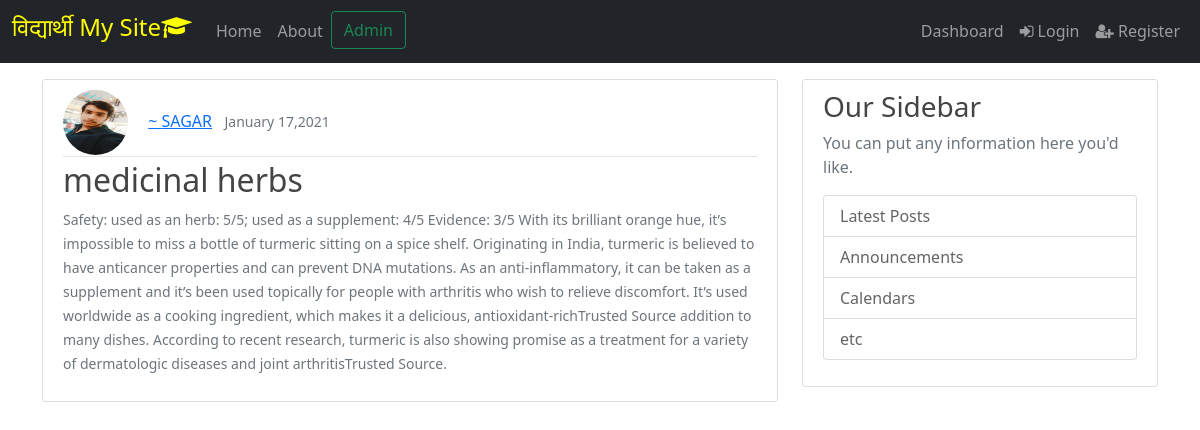
Screenshot of /post/3/ with the database file from the repository.
### blog/models.py (models this page shows, shortened)
class Post(models.Model):
    title=models.CharField(max_length=100)
    content=models.TextField()
    date_posted=models.DateTimeField(default=timezone.now)
    author=models.ForeignKey(User,on_delete=models.CASCADE)  #Foreign key because one author can have multiple posts

### users/models.py (models this page shows, shortened)
class Profile(models.Model):
    user=models.OneToOneField(User,on_delete=models.CASCADE)
    Phone_no=models.TextField(blank=True)
    image=models.ImageField(default='default.jpg',upload_to='profile_pics')

### blog/views.py (the view)
# urls.py: path('post/<int:pk>/',PostDetailView.as_view(),name='post-detail'),
class PostDetailView(DetailView): #Detail view will be looking in default template name=>  #<app>/<model>_<viewtype>.html   i.e  blog/post_detail.html
    model=Post

### templates/blog/post_detail.html (shortened to what this page needs)
{% extends 'blog/base.html' %}
{%  load static %}
{% block content %}
    <article class="media content-section">
        <div class="media-body">
          <div class="article-metadata">
            <img class="rounded-circle article-img"  src="{{object.author.profile.image.url}}">
            <a class="mr-2" href="#">~ {{ object.author.username | upper}}</a> &nbsp; <small class="text-muted">{{ object.date_posted | date:"F d,Y" }} </small>
          </div>
          <h2 class="article-title" style="text-decoration: None;">{{object.title }}</h2>
          <small class="text-muted">{{ object.content }}</small>
        </div>
      </article>
{% endblock content %}

### templates/blog/base.html (shortened to what this page needs)
{% load static %}
<!DOCTYPE html>
<html>
<head>
    <link rel="stylesheet" type="text/css" href="{% static 'blog/main.css' %}">
    <link href="https://cdn.jsdelivr.net/npm/bootstrap@5.0.0-beta1/dist/css/bootstrap.min.css" rel="stylesheet">
</head>
<body>
    {% include 'partials/navbar.html' %}
      <main role="main" class="container">
        <div class="row">
          <div class="col-md-8">
            {% block content %}{% endblock %}
          </div>
          <div class="col-md-4">
            <div class="content-section">
              <h3>Our Sidebar</h3>
              <p class='text-muted'>You can put any information here you'd like.
                <ul class="list-group">
                  <li class="list-group-item list-group-item-light">Latest Posts</li>
                  <li class="list-group-item list-group-item-light">Announcements</li>
                  <li class="list-group-item list-group-item-light">Calendars</li>
                  <li class="list-group-item list-group-item-light">etc</li>
                </ul>
              </p>
            </div>
          </div>
        </div>
      </main>
</body>
</html>

### templates/partials/navbar.html (shortened to what this page needs)
<link rel="stylesheet" href="https://stackpath.bootstrapcdn.com/font-awesome/4.7.0/css/font-awesome.min.css">
<nav class="navbar navbar-expand-lg navbar-dark bg-dark mb-3 sticky-top">
  <div class="container-fluid">
    <a class="navbar-brand" href="/"><h4 style="color:yellow;">विद्यार्थी My Site<i class="fa fa-graduation-cap" aria-hidden="true"></i></h4></a>
    <div class="collapse navbar-collapse" id="navbarSupportedContent">
      <ul class="navbar-nav me-auto mb-2 mb-lg-0">
        <li class="nav-item">
          <a class="nav-link " aria-current="page" href="/">Home</a>
        </li>
        <li class="nav-item">
          <a class="nav-link" href="{%  url 'blog-about' %}">About</a>
        </li>
        <a href="/admin">
          <button class="btn btn-outline-success ml-4" type="button">Admin</button>
        </a>
      </ul>
      <ul class="navbar-nav ml-auto">
        <li class="nav-item  navbar-right ">
          <a class="nav-link " href="#">Dashboard </a>
        </li>
        {% if user.is_authenticated %}
        <a href="{% url 'profile' %}">
        <button class="btn btn-outline-success ml-4" type="button">Profile {{request.user.username}}</button>
      </a>
      <li class="nav-item  navbar-right ">
        <a class="nav-link " href="{% url 'post-create' %}">
          <i class="fa fa-user-plus" aria-hidden="true"></i>
           New Post
            <span class="sr-only"></span></a>
      </li>
        <li class="nav-item  navbar-right ">
          <a class="nav-link " href="{% url 'logout' %}">
            <i class="fa fa-user-plus" aria-hidden="true"></i>
             Logout
              <span class="sr-only"></span></a>
        </li>
        {% else %}
        <li class="nav-item  navbar-right">
          <a class="nav-link " href="{% url 'login' %}" data-toggle="modal" data-target="#loginmodal">
               <i class="fa fa-sign-in" aidria-hden="true"></i>
          Login
              </a>
        </li>
        <li class="nav-item  navbar-right ">
          <a class="nav-link  " href="{% url 'register' %}" data-toggle="modal" data-target="#signupModal">
            <i class="fa fa-user-plus" aria-hidden="true"></i>
             Register
              </a>
        </li>
        {% endif %}
      </ul>
    </div>
  </div>
</nav>

### static/blog/main.css (style rules this page uses)
body { background: #fafafa; color: #333333; margin-top: 5rem; }
h1, h2, h3, h4, h5, h6 { color: #444444; }
ul { margin: 0; }
.content-section { background: #ffffff; padding: 10px 20px; border: 1px solid #dddddd; border-radius: 3px; margin-bottom: 20px; }
.article-title { color: #444444; }
.article-img { height: 65px; width: 65px; margin-right: 16px; }
.article-metadata { padding-bottom: 1px; margin-bottom: 4px; border-bottom: 1px solid #e3e3e3 }

### rows the page displays
Post: author.profile.image (picture), author.username "SAGAR", date_posted "January 17,2021", title "medicinal herbs", content "Safety: used as an herb: 5/5; used as a supplement: 4/5 Evidence: 3/5 With its brilliant orange hue, it’s impossible to miss a bottle of turmeric sitting on a spice shelf. Originating in India, turmeric is believed to have anticancer properties and can prevent DNA mutations. As an anti-inflammatory, it can be taken as a supplement and it’s been used topically for people with arthritis who wish to relieve discomfort. It’s used worldwide as a cooking ingredient, which makes it a delicious, antioxidant-richTrusted Source addition to many dishes. According to recent research, turmeric is also showing promise as a treatment for a variety of dermatologic diseases and joint arthritisTrusted Source."
